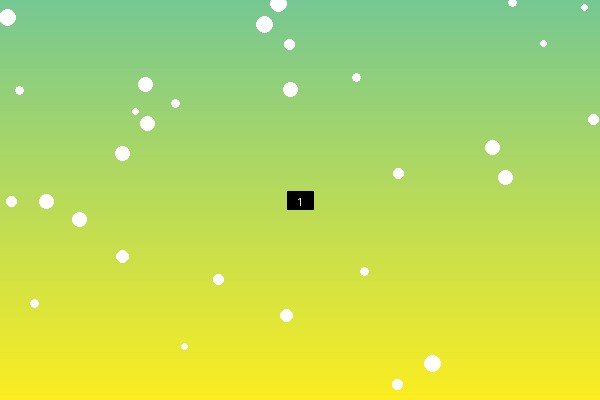
#> input picture images/sample_0001.jpg, 600 x 400 px; its folder holds only this picture in this run
$ python collage_generator.py
#> lines starting #> are read from the running program, lines starting #| are printed output that depends on the picture
#!/usr/bin/env python3
"""
Automated Photo Collage Generator

This script automatically generates multiple photo collages from a folder of images.
Features:
- Automatic folder scanning and image detection
- Auto-split images into groups (default: 50 per collage)
- Multiple shape support: square, rectangle, circle, heart, custom mask
- Configurable frame, borders, rounded corners, and shadows
- Dual format export (PNG and JPG)
- Error handling for corrupted images
"""

import math
from pathlib import Path
from typing import List, Tuple, Optional
from dataclasses import dataclass
from enum import Enum

from PIL import Image, ImageDraw, ImageFilter


class CollageShape(Enum):
    SQUARE = "square"
    RECTANGLE = "rectangle"
    CIRCLE = "circle"
    HEART = "heart"
    CUSTOM = "custom"


@dataclass
class CollageSettings:
    """Configuration settings for collage generation."""
    canvas_size: Tuple[int, int] = (3000, 3000)
    dpi: int = 300
    background_color: Tuple[int, int, int, int] = (255, 255, 255, 255)
    outer_frame_thickness: int = 20
    outer_frame_color: str = "#FFFFFF"
    inner_spacing: int = 10
    rounded_corners_radius: int = 10
    enable_rounded_corners: bool = True
    enable_drop_shadow: bool = True
    shadow_offset: Tuple[int, int] = (5, 5)
    shadow_blur: int = 10
    shadow_color: Tuple[int, int, int, int] = (0, 0, 0, 80)
    images_per_collage: int = 50
    shape: CollageShape = CollageShape.SQUARE
    custom_mask_path: Optional[str] = None


class CollageGenerator:
    """Main class for generating photo collages."""

    SUPPORTED_FORMATS = {'.jpg', '.jpeg', '.png', '.gif', '.bmp', '.tiff', '.webp'}

    def __init__(self, settings: Optional[CollageSettings] = None):
        self.settings = settings or CollageSettings()
        self.failed_images: List[str] = []

    def scan_folder(self, folder_path: str) -> List[Path]:
        """Scan folder and return list of valid image paths."""
        folder = Path(folder_path)
        if not folder.exists():
            raise ValueError(f"Folder not found: {folder_path}")

        images = []
        for file_path in sorted(folder.iterdir()):
            if file_path.is_file() and file_path.suffix.lower() in self.SUPPORTED_FORMATS:
                images.append(file_path)

        print(f"Found {len(images)} images in {folder_path}")
        return images

    def split_into_groups(self, images: List[Path]) -> List[List[Path]]:
        """Split images into equal groups based on images_per_collage setting."""
        group_size = self.settings.images_per_collage
        groups = []

        for i in range(0, len(images), group_size):
            group = images[i:i + group_size]
            groups.append(group)

        print(f"Split into {len(groups)} groups ({group_size} images per collage)")
        return groups

    def load_image_safely(self, image_path: Path) -> Optional[Image.Image]:
        """Load an image with error handling for corrupted files."""
        try:
            img = Image.open(image_path)
#> img is the input picture: PIL image 600x400 RGB; mean R, G, B 185.2, 218.6, 91.7
            img = img.convert('RGBA')
#> img: PIL image 600x400 RGBA
            img.load()
            return img
        except Exception as e:
            print(f"Warning: Skipping corrupted/unreadable image: {image_path} ({e})")
            self.failed_images.append(str(image_path))
            return None

    def calculate_grid(self, num_images: int) -> Tuple[int, int]:
        """Calculate optimal rows × columns for the given number of images."""
#> called with num_images = 1
        if num_images <= 0:
            return 0, 0

        cols = math.ceil(math.sqrt(num_images))
        rows = math.ceil(num_images / cols)

        while rows * cols < num_images:
            cols += 1

        return rows, cols

    def smart_crop(self, img: Image.Image, target_size: Tuple[int, int]) -> Image.Image:
        """Smart crop image to fit target size while preserving aspect ratio."""
        img_ratio = img.width / img.height
        target_ratio = target_size[0] / target_size[1]

        if img_ratio > target_ratio:
            new_width = int(img.height * target_ratio)
            left = (img.width - new_width) // 2
            img = img.crop((left, 0, left + new_width, img.height))
        else:
            new_height = int(img.width / target_ratio)
            top = (img.height - new_height) // 2
            img = img.crop((0, top, img.width, top + new_height))

        return img.resize(target_size, Image.Resampling.LANCZOS)

    def add_rounded_corners(self, img: Image.Image, radius: int) -> Image.Image:
        """Add rounded corners to an image."""
        mask = Image.new('L', img.size, 0)
        draw = ImageDraw.Draw(mask)
        draw.rounded_rectangle([(0, 0), img.size], radius=radius, fill=255)

        output = img.copy()
        output.putalpha(mask)
        return output

    def add_drop_shadow(self, img: Image.Image, offset: Tuple[int, int],
                        blur: int, color: Tuple[int, int, int, int]) -> Image.Image:
        """Add a drop shadow behind the image."""
        shadow_size = (
            img.width + abs(offset[0]) + blur * 2,
            img.height + abs(offset[1]) + blur * 2
        )

        shadow = Image.new('RGBA', shadow_size, (0, 0, 0, 0))
        shadow_layer = Image.new('RGBA', img.size, color)

        shadow.paste(shadow_layer, (blur + max(0, offset[0]), blur + max(0, offset[1])))
        shadow = shadow.filter(ImageFilter.GaussianBlur(blur))

        result = Image.new('RGBA', shadow_size, (0, 0, 0, 0))
        result.paste(shadow, (0, 0))

        paste_x = blur + max(0, -offset[0])
        paste_y = blur + max(0, -offset[1])
        result.paste(img, (paste_x, paste_y), img if img.mode == 'RGBA' else None)

        return result

    # [49 lines left out: functions create_shape_mask, _draw_heart_shape, not called in this run]

    def create_collage(self, images: List[Path], collage_index: int) -> Optional[Image.Image]:
        """Create a single collage from a list of images.

        Images are placed in a strict grid layout where each image gets its own
        non-overlapping cell. All images are resized to the same dimensions to
        ensure consistent spacing and no overlapping, regardless of original sizes.
        """
        loaded_images = []
        for img_path in images:
            img = self.load_image_safely(img_path)
            if img:
                loaded_images.append(img)

        if not loaded_images:
            print(f"Warning: No valid images for collage {collage_index}")
            return None

        rows, cols = self.calculate_grid(len(loaded_images))
#> rows = 1; cols = 1
        print(f"Collage {collage_index}: {len(loaded_images)} images in {rows}x{cols} grid")
#| Collage 1: 1 images in 1x1 grid

        canvas_w, canvas_h = self.settings.canvas_size
        frame = self.settings.outer_frame_thickness
        spacing = self.settings.inner_spacing

        total_h_spacing = (cols - 1) * spacing
#> total_h_spacing = 0
        total_v_spacing = (rows - 1) * spacing
#> total_v_spacing = 0
        usable_w = canvas_w - (2 * frame) - total_h_spacing
#> usable_w = 2960
        usable_h = canvas_h - (2 * frame) - total_v_spacing
#> usable_h = 2960

        cell_w = usable_w // cols
#> cell_w = 2960
        cell_h = usable_h // rows
#> cell_h = 2960

        shadow_padding = 0
        if self.settings.enable_drop_shadow:
            shadow_padding = self.settings.shadow_blur + max(
                abs(self.settings.shadow_offset[0]),
                abs(self.settings.shadow_offset[1])
            )

        extra_margin = 4
        img_w = cell_w - (2 * shadow_padding) - extra_margin
#> img_w = 2926
        img_h = cell_h - (2 * shadow_padding) - extra_margin
#> img_h = 2926

        min_size = 20
        if img_w < min_size or img_h < min_size:
            img_w = max(min_size, cell_w - 10)
            img_h = max(min_size, cell_h - 10)
            shadow_padding = 2

        canvas = Image.new('RGBA', self.settings.canvas_size, self.settings.background_color)
#> canvas: PIL image 3000x3000 RGBA; every value is 255

        for idx, img in enumerate(loaded_images):
            row = idx // cols
            col = idx % cols

            cell_x = frame + col * (cell_w + spacing)
            cell_y = frame + row * (cell_h + spacing)

            processed_img = self.smart_crop(img, (img_w, img_h))

            if self.settings.enable_rounded_corners:
                processed_img = self.add_rounded_corners(
                    processed_img,
                    self.settings.rounded_corners_radius
                )

            if self.settings.enable_drop_shadow:
                processed_img = self.add_drop_shadow(
                    processed_img,
                    self.settings.shadow_offset,
                    self.settings.shadow_blur,
                    self.settings.shadow_color
                )

            final_w = processed_img.width
            final_h = processed_img.height

            if final_w > cell_w or final_h > cell_h:
                scale = min(cell_w / final_w, cell_h / final_h)
                new_w = int(final_w * scale)
                new_h = int(final_h * scale)
                processed_img = processed_img.resize((new_w, new_h), Image.Resampling.LANCZOS)
                final_w, final_h = new_w, new_h

            x = cell_x + (cell_w - final_w) // 2
            y = cell_y + (cell_h - final_h) // 2

            canvas.paste(processed_img, (x, y), processed_img)
#> this loop made 1 pass
#> (row, col, cell_x, cell_y, img_ratio in smart_crop, target_ratio in smart_crop, new_width in smart_crop, left in smart_crop) on pass 1: (0, 0, 20, 20, 1.5, 1, 400, 100)
#> pass 1, in smart_crop, `img = img.crop((left, 0, left + new_width, img.height))`:
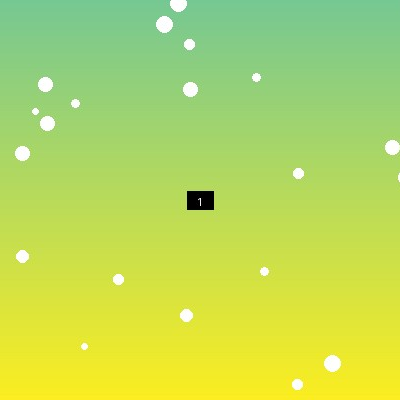
#> img: PIL image 400x400 RGBA; mean R, G, B, A 185, 218.3, 91.7, 255
#> after the loop:
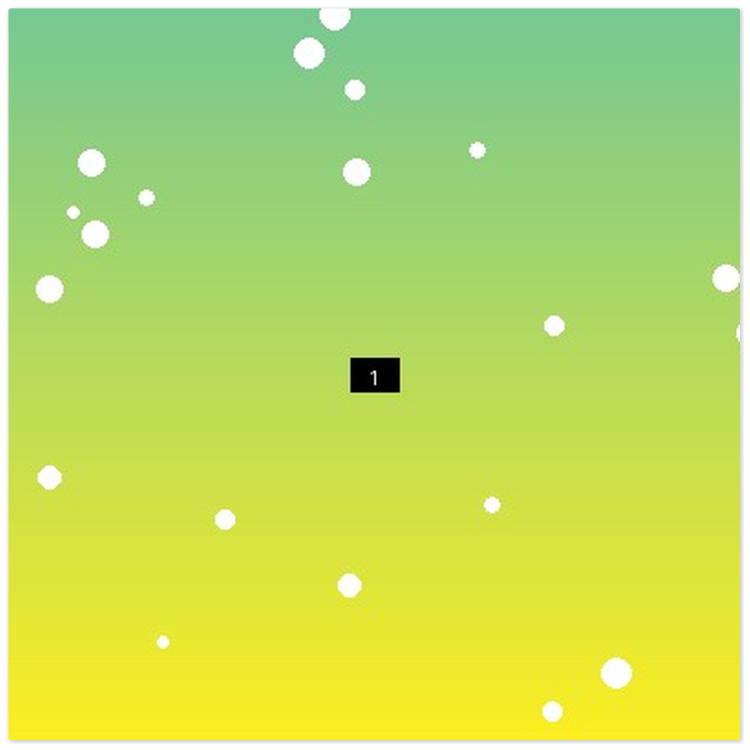
#> canvas: PIL image 3000x3000 RGBA (shown at 1/4 size); mean R, G, B, A 187.9, 219.7, 99.2, 254.6; transparent parts drawn white
#> after the loop:
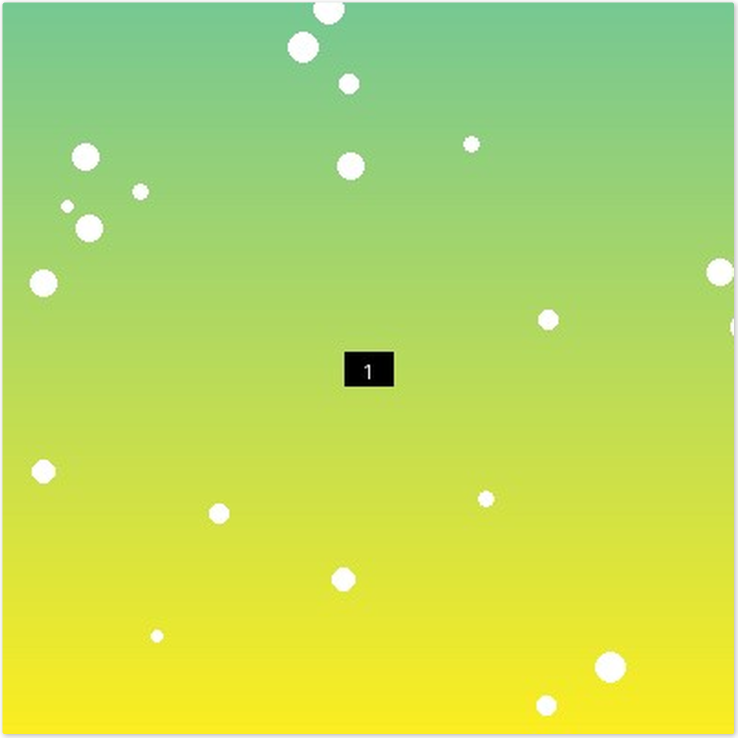
#> processed_img: PIL image 2951x2951 RGBA (shown at 1/4 size); mean R, G, B, A 181.8, 214.6, 90.1, 251.1; transparent parts drawn white

        if self.settings.shape != CollageShape.SQUARE and self.settings.shape != CollageShape.RECTANGLE:
            mask = self.create_shape_mask(
                self.settings.canvas_size,
                self.settings.shape,
                self.settings.custom_mask_path
            )

            bg = Image.new('RGBA', self.settings.canvas_size, (0, 0, 0, 0))
            bg.paste(canvas, (0, 0))
            bg.putalpha(mask)
            canvas = bg

        return canvas

    def save_collage(self, collage: Image.Image, output_folder: Path, index: int):
        """Save collage in both PNG and JPG formats."""
#> called with index = 1
        base_name = f"collage_{index:02d}"

        png_path = output_folder / f"{base_name}.png"
        collage.save(png_path, 'PNG', dpi=(self.settings.dpi, self.settings.dpi))
        print(f"Saved: {png_path}")

        jpg_path = output_folder / f"{base_name}.jpg"
        rgb_collage = Image.new('RGB', collage.size, (255, 255, 255))
#> rgb_collage: PIL image 3000x3000 RGB; every value is 255
        rgb_collage.paste(collage, (0, 0), collage if collage.mode == 'RGBA' else None)
        rgb_collage.save(jpg_path, 'JPEG', quality=95, dpi=(self.settings.dpi, self.settings.dpi))
        print(f"Saved: {jpg_path}")

    def generate_all_collages(self, input_folder: str, output_folder: str = "Auto-Generated-Collages"):
        """Main method to generate all collages from an input folder."""
        print("=" * 60)
        print("AUTOMATED PHOTO COLLAGE GENERATOR")
        print("=" * 60)

        images = self.scan_folder(input_folder)
        if not images:
            print("No images found in the specified folder.")
            return

        groups = self.split_into_groups(images)

        output_path = Path(output_folder)
        output_path.mkdir(exist_ok=True)
        print(f"\nOutput folder: {output_path.absolute()}")

        print("\n" + "-" * 60)
        print("GENERATING COLLAGES")
        print("-" * 60)

        successful = 0
        for i, group in enumerate(groups, 1):
            print(f"\nProcessing collage {i}/{len(groups)}...")
            collage = self.create_collage(group, i)

            if collage:
                self.save_collage(collage, output_path, i)
                successful += 1

        print("\n" + "=" * 60)
        print("GENERATION COMPLETE")
        print("=" * 60)
        print(f"Total collages generated: {successful}/{len(groups)}")
        print(f"Output folder: {output_path.absolute()}")

        if self.failed_images:
            print(f"\nSkipped {len(self.failed_images)} corrupted/unreadable images:")
            for img in self.failed_images[:10]:
                print(f"  - {img}")
            if len(self.failed_images) > 10:
                print(f"  ... and {len(self.failed_images) - 10} more")


def main():
    """Main entry point for the collage generator."""
    settings = CollageSettings(
        canvas_size=(3000, 3000),
        dpi=300,
        background_color=(255, 255, 255, 255),
        outer_frame_thickness=20,
        outer_frame_color="#FFFFFF",
        inner_spacing=10,
        rounded_corners_radius=10,
        enable_rounded_corners=True,
        enable_drop_shadow=True,
        shadow_offset=(5, 5),
        shadow_blur=10,
        shadow_color=(0, 0, 0, 80),
        images_per_collage=50,
        shape=CollageShape.SQUARE,
        custom_mask_path=None
    )

    generator = CollageGenerator(settings)

    input_folder = "images"

    if not Path(input_folder).exists():
        print(f"Creating sample input folder: {input_folder}/")
        print("Please add your images to this folder and run the script again.")
        Path(input_folder).mkdir(exist_ok=True)
        return

    generator.generate_all_collages(input_folder)


if __name__ == "__main__":
    main()

$ run again, on images/sample_0005.jpg
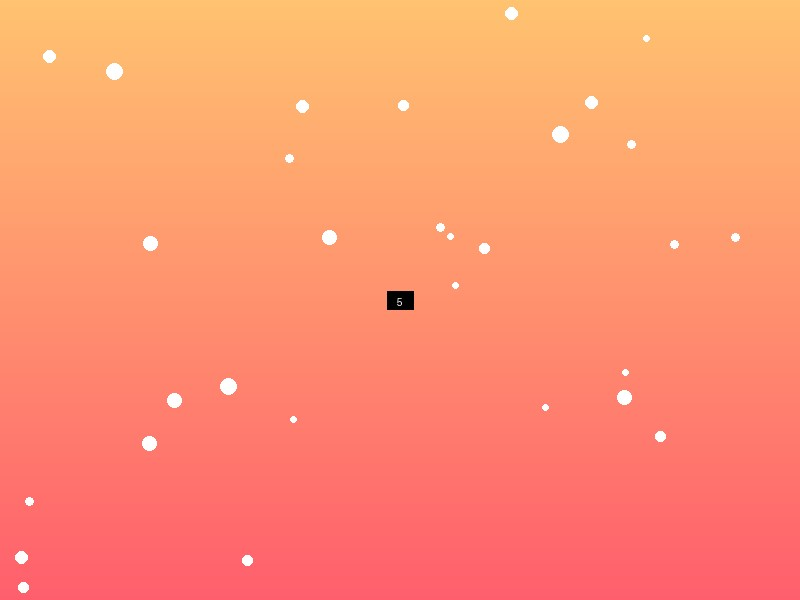
#> input picture images/sample_0005.jpg, 800 x 600 px
#> in load_image_safely, img is the input picture: PIL image 800x600 RGB; mean R, G, B 254.5, 145.2, 111.3
#> rows = 1
#| Collage 1: 1 images in 1x1 grid
#> total_h_spacing = 0
#> usable_w = 2960
#> img_w = 2926
#> the loop in create_collage, `for idx, img in enumerate(loaded_images):` made 1 pass
#> (row, col, cell_x, cell_y, img_ratio in smart_crop, target_ratio in smart_crop, new_width in smart_crop, left in smart_crop) on pass 1: (0, 0, 20, 20, 1.33, 1, 600, 100)
#> pass 1, in smart_crop, `img = img.crop((left, 0, left + new_width, img.height))`:
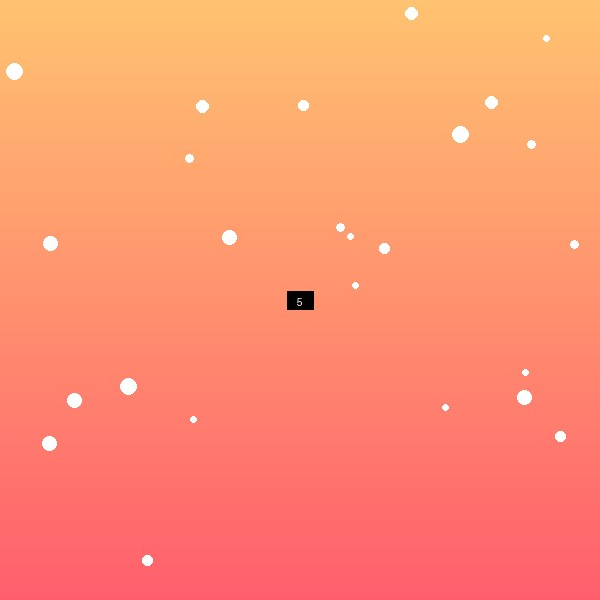
#> img: PIL image 600x600 RGBA; mean R, G, B, A 254.4, 145.2, 111.4, 255
#> after the loop in create_collage, `for idx, img in enumerate(loaded_images):`:
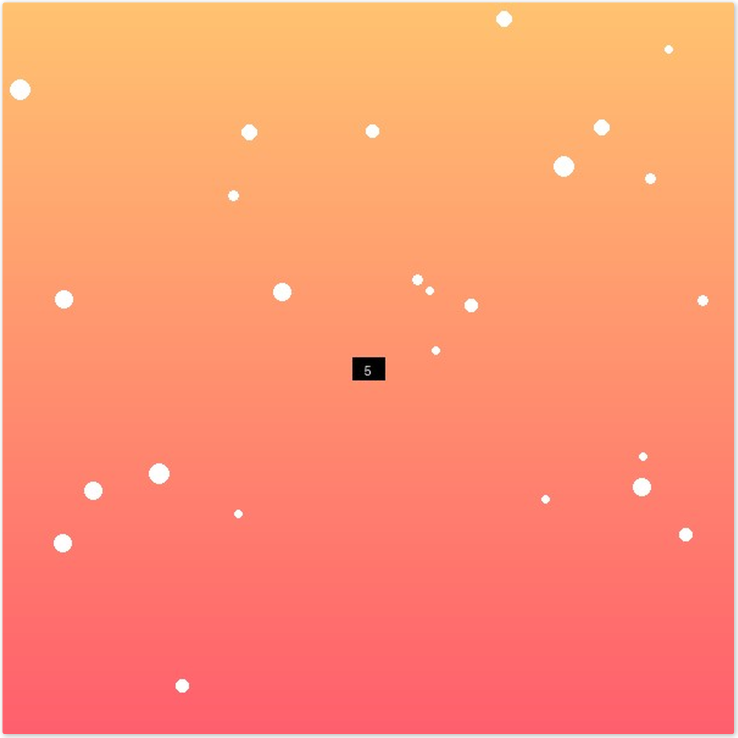
#> processed_img: PIL image 2951x2951 RGBA (shown at 1/4 size); mean R, G, B, A 250.1, 142.8, 109.5, 251.1; transparent parts drawn white

$ run again, on images/sample_0006.jpg
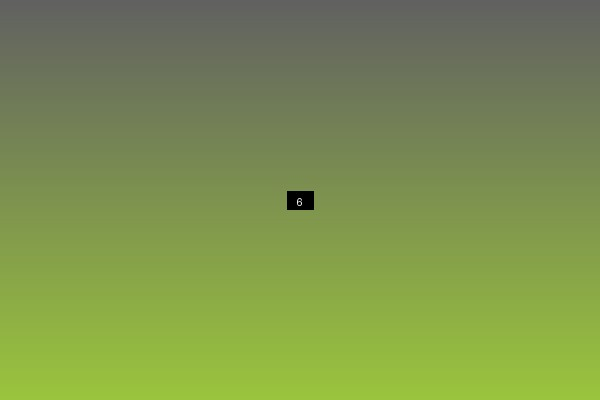
#> input picture images/sample_0006.jpg, 600 x 400 px
#> in load_image_safely, img is the input picture: PIL image 600x400 RGB; mean R, G, B 125.2, 146.2, 78.6
#> rows = 1
#| Collage 1: 1 images in 1x1 grid
#> total_h_spacing = 0
#> usable_w = 2960
#> img_w = 2926
#> the loop in create_collage, `for idx, img in enumerate(loaded_images):` made 1 pass
#> (row, col, cell_x, cell_y, img_ratio in smart_crop, target_ratio in smart_crop, new_width in smart_crop, left in smart_crop) on pass 1: (0, 0, 20, 20, 1.5, 1, 400, 100)
#> pass 1, in smart_crop, `img = img.crop((left, 0, left + new_width, img.height))`:
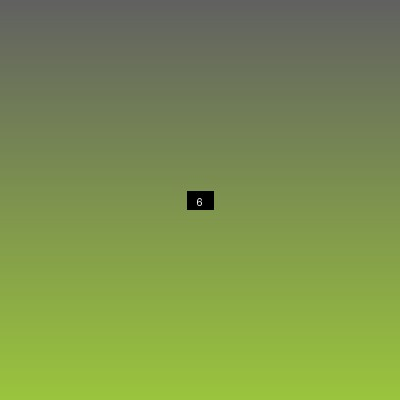
#> img: PIL image 400x400 RGBA; mean R, G, B, A 125.1, 146.1, 78.5, 255
#> after the loop in create_collage, `for idx, img in enumerate(loaded_images):`:
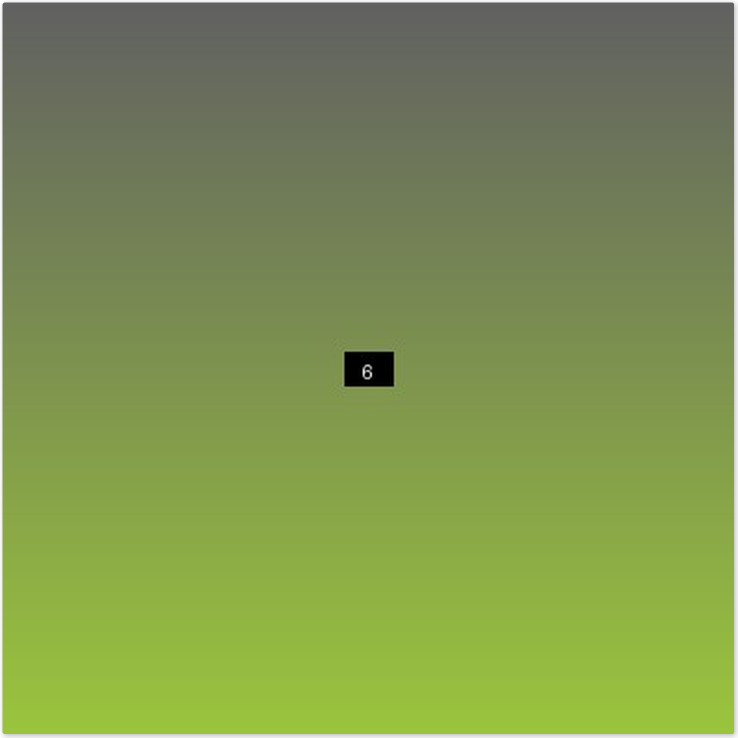
#> processed_img: PIL image 2951x2951 RGBA (shown at 1/4 size); mean R, G, B, A 123, 143.6, 77.2, 251.1; transparent parts drawn white
